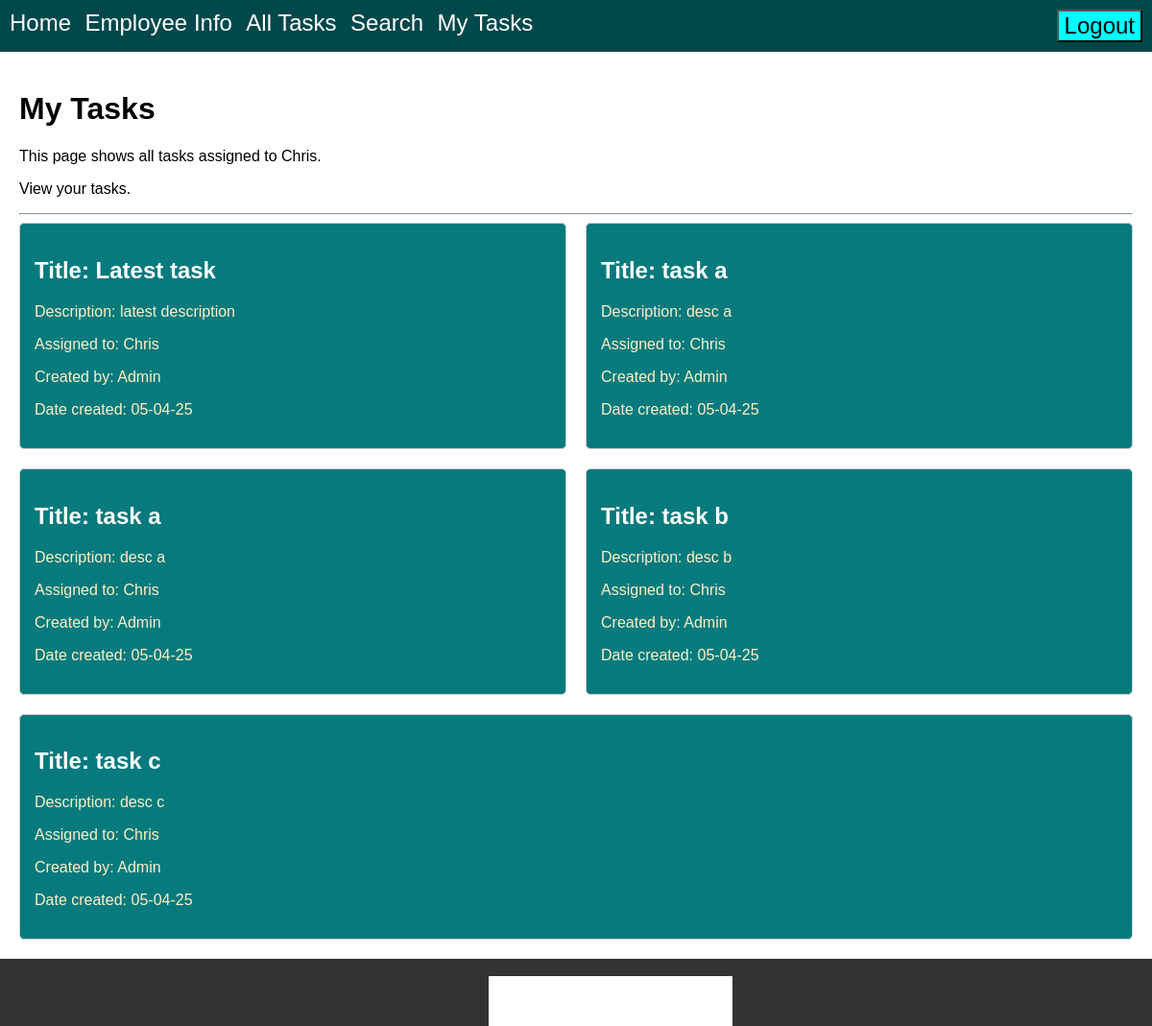
The app's page /my-tasks (signed in) with its own data.
### model.py (models this page shows, shortened)
class Tasks(db.Model):
    __tablename__ = 'Tasks'
    id = db.Column(db.Integer, primary_key=True)
    title = db.Column(db.String(30), nullable=False)
    body = db.Column(db.String(200), nullable=False)
    assigned_to = db.Column(db.Integer, db.ForeignKey('Users.id'), nullable=True)
    created_by = db.Column(db.Integer, db.ForeignKey('Users.id'), nullable=True)
    date_created = db.Column(db.String(8), nullable=False)
    completed = db.Column(db.Integer, default=0)
    assigned_user = db.relationship('Users', foreign_keys=[assigned_to])
    creator_user = db.relationship('Users', foreign_keys=[created_by])

class Users(db.Model):
    __tablename__ = 'Users'
    id = db.Column(db.Integer, primary_key=True)
    username = db.Column(db.String(100), nullable=False, unique=True)
    password = db.Column(db.String(100), nullable=False)
    role = db.Column(db.String(50), nullable=False)

### routes.py (the view)
@app.route('/my-tasks')
def display_my_tasks():
    if CS.notLoggedIn():
        return redirect(url_for("display_login"))
    user_id = Users.query.filter_by(username=CS.getUsername()).first().id
    tasks = Tasks.query.filter_by(assigned_to=user_id).all()
    task_list = map_tasks_to_usernames(tasks)
    return render_template(
        'my-tasks.html',
        title="My Tasks",
        content=f"This page shows all tasks assigned to {CS.getUsername()}.",
        tasks=task_list,
        CS=CS
    )

### current_session.py (called while the page is built)
    @staticmethod
    def isLoggedIn():
        status = "username" in session
        return status

    @staticmethod
    def notLoggedIn():
        return not CurrentSession.isLoggedIn()

    @staticmethod
    def getRole():
        print(f" User role is: {userRole}")
        return userRole

    @staticmethod
    def getUsername():
        username = session.get("username", None)  # Get username from session
        return username

### routes.py (called while the page is built)
def map_tasks_to_usernames(tasks):
    task_list = []
    for task in tasks:
        creator_username = "Admin" if task.created_by == 999 else "None"
        if task.created_by and task.created_by != 999:
            creator = Users.query.get(task.created_by)
            creator_username = creator.username if creator else "Unknown"
        assignee_username = "None"
        if task.assigned_to:
            assignee = Users.query.get(task.assigned_to)
            assignee_username = assignee.username if assignee else "Unknown"
        task_list.append({
            "id": task.id,
            "title": task.title,
            "body": task.body,
            "assigned_to": assignee_username,
            "created_by": creator_username,
            "date_created": task.date_created
        })
    return task_list

### Templates/my-tasks.html (shortened to what this page needs)
{% extends "base.html" %}
{% block page_title %} {{title}} {% endblock %}
{% block content %}
    <p>{{content}}</p>
    <p>View your tasks.</p>
    <hr>
    {% if tasks %}
        <div class="tasks-grid">
        {% for task in tasks %}
                <div class="task-card">
                    <h2 id="task-title">Title: {{ task.title }}</h2>
                    <p class="task-details">Description: {{ task.body }}</p>
                    <p class="task-details">Assigned to: {{ task.assigned_to }}</p>
                    <p class="task-details">Created by: {{ task.created_by }}</p>
                    <p class="task-details">Date created: {{ task.date_created }}</p>
                </div>
        {% endfor %}
        </div>
    {% endif %}
{% endblock %}

### Styles/style.css (style rules this page uses)
body { font-family: sans-serif; margin: 0; padding: 0; display: flex; flex-direction: column; min-height:100vh; }
.tasks-grid { display: flex; flex-wrap: wrap; gap: 20px; }
.task-card { flex: 1 1 calc(50% - 20px); box-sizing: border-box; padding: 15px; border: 1px solid #ccc; border-radius: 5px; background-color: #077A7D; }
#task-title { color:white; }
.task-details { color:rgb(255, 241, 198); }

### records on screen
Tasks: title "Latest task", body "latest description", date_created "05-04-25"
Users: assigned_to "Chris" "Chris" "Chris" "Chris" "Chris"
Tasks: title "task a", body "desc a", date_created "05-04-25"
Tasks: title "task a", body "desc a", date_created "05-04-25"
Tasks: title "task b", body "desc b", date_created "05-04-25"
Tasks: title "task c", body "desc c", date_created "05-04-25"

### other values on screen
{{ title }} "My Tasks"
{{ content }} "This page shows all tasks assigned to Chris."
{{ task.created_by }} "Admin" "Admin" "Admin" "Admin" "Admin"
